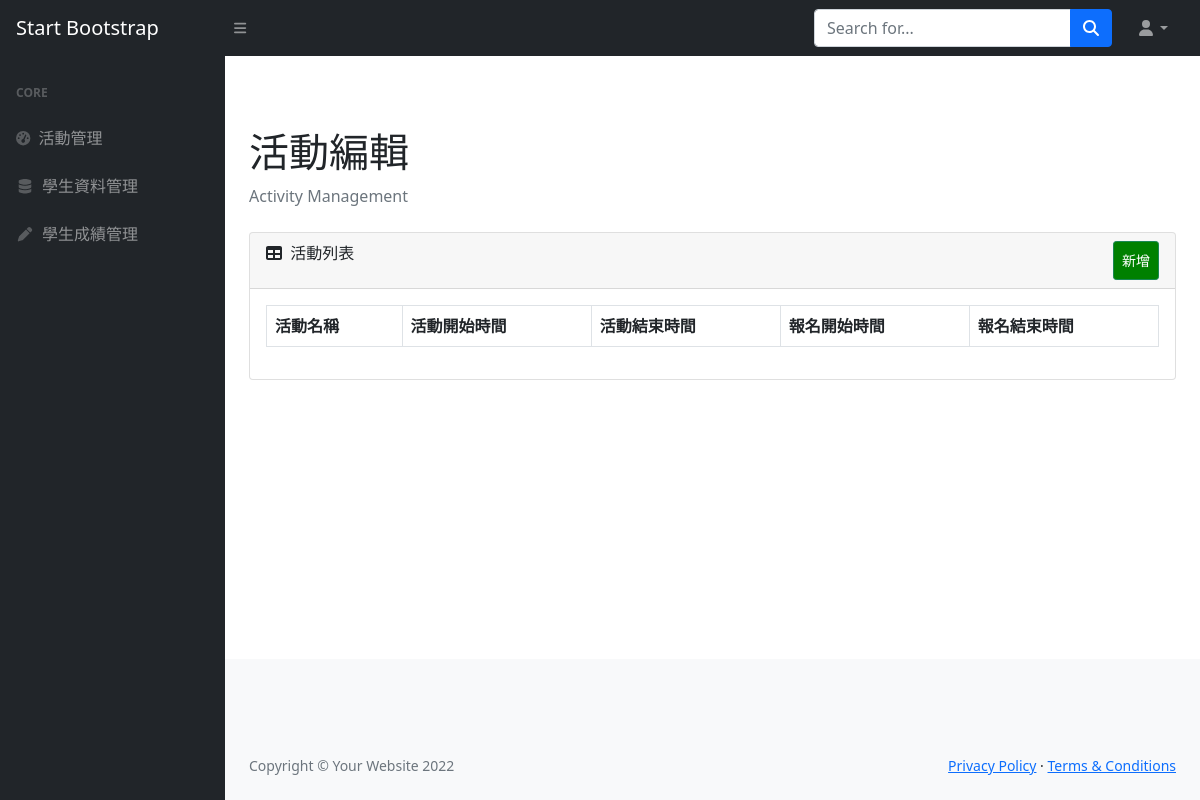
Before: /admin_panel/activity_list/ with the older database file.
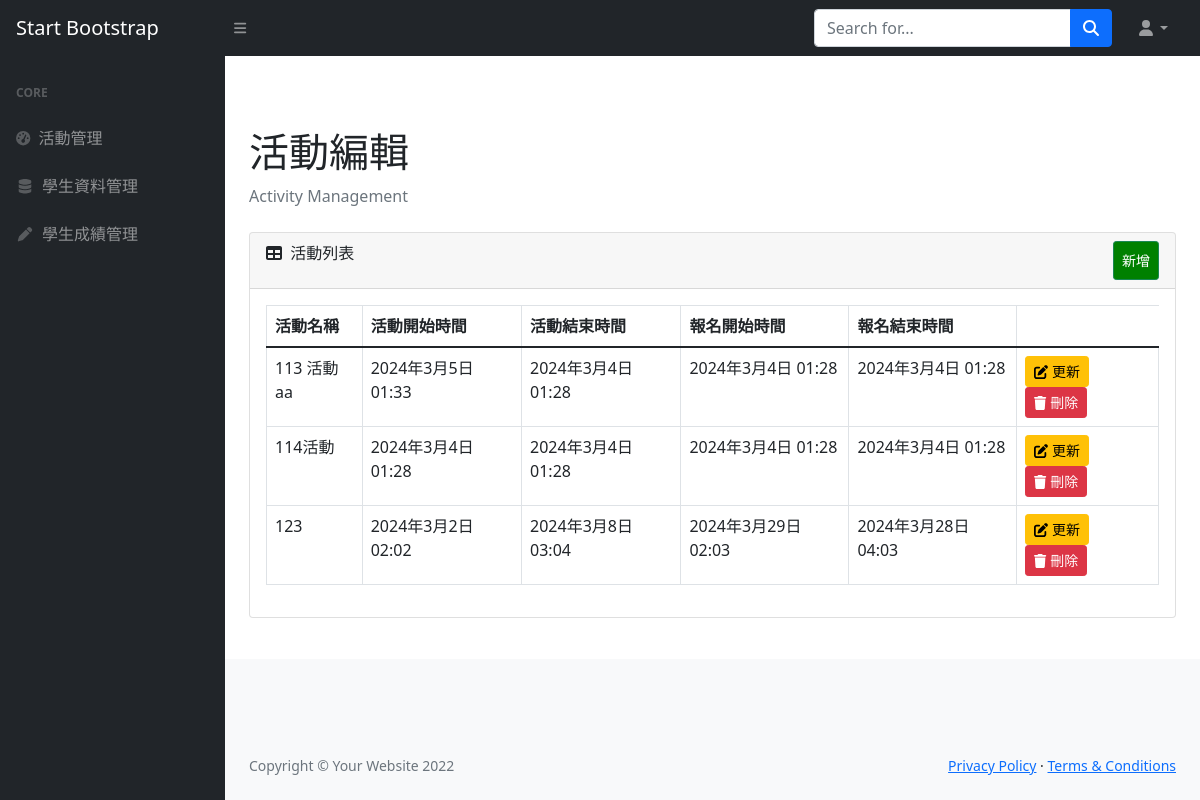
After: the same page with the newer database file.
### myapp/models.py (models this page shows)
class Activity(models.Model):
    name = models.CharField(max_length=100, blank=False, null=False, default="")
    score_label = models.ForeignKey(
        "ScoreLabel",
        on_delete=models.SET_NULL,
        blank=True,
        null=True,
        related_name="score_label",
    )
    activity_start_time = models.DateTimeField(blank=True, null=True)
    activity_end_time = models.DateTimeField(blank=True, null=True)
    sign_up_start_time = models.DateTimeField(blank=True, null=True)
    sign_up_end_time = models.DateTimeField(blank=True, null=True)
    score_open_time = models.DateTimeField(blank=True, null=True)

### admin_panel/views/activity_list.py (the view)
# urls.py: path("activity_list/", activity_list, name="activity_list"),
def activity_list(request):
    activities = Activity.objects.all()
    return render(request, 'activity_list.html', {'activities': activities})

### admin_panel/templates/activity_list.html (shortened to what this page needs)
{% extends 'layout/app_admin.html' %}
{% load static %}
{% block body %}
<div class="container-fluid px-4">
    <h1 class="mt-4">活動編輯</h1>
    <ol class="breadcrumb mb-4">
        <li class="breadcrumb-item active">Activity Management</li>
    </ol>
    <div class="card mb-4">
        <div class="card-header">
            <i class="fas fa-table me-1"></i>
            活動列表
            <a class="btn btn-sm btn-success" href="{% url 'activity_create' %}"
                style="padding: 8px; float: right; background-color: green; color: white;">新增</a>
        </div>
        <div class="card-body">
            <table class="table table-bordered" id="dataTable" width="100%" cellspacing="0">
                <thead>
                    <tr>
                        <th>活動名稱</th>
                        <th>活動開始時間</th>
                        <th>活動結束時間</th>
                        <th>報名開始時間</th>
                        <th>報名結束時間</th>
                    </tr>
                </thead>
                <tbody>
                    {% for activity in activities %}
                    <tr>
                        <td>{{ activity.name }}</td>
                        <td>{{ activity.activity_start_time }}</td>
                        <td>{{ activity.activity_end_time }}</td>
                        <td>{{ activity.sign_up_start_time }}</td>
                        <td>{{ activity.sign_up_end_time }}</td>
                        <td>
                            <a class="btn btn-sm btn-warning"
                                href="{% url 'activity_update' activity_id=activity.id %}"> <span
                                    class="fa fa-edit"></span> 更新</a>
                            <a class="btn btn-sm btn-danger"
                                href="{% url 'activity_delete' activity_id=activity.id %}"><span
                                    class="fa fa-trash"></span> 刪除</a>
                        </td>
                    </tr>
                    {% endfor %}
                </tbody>
            </table>
        </div>
    </div>
</div>
{% endblock %}

Changed rows visible on the page:
added Activity: name "113 活動aa", activity_start_time "2024年3月5日 01:33", activity_end_time "2024年3月4日 01:28", sign_up_start_time "2024年3月4日 01:28", sign_up_end_time "2024年3月4日 01:28"
added Activity: name "114活動", activity_start_time "2024年3月4日 01:28", activity_end_time "2024年3月4日 01:28", sign_up_start_time "2024年3月4日 01:28", sign_up_end_time "2024年3月4日 01:28"
added Activity: name "123", activity_start_time "2024年3月2日 02:02", activity_end_time "2024年3月8日 03:04", sign_up_start_time "2024年3月29日 02:03", sign_up_end_time "2024年3月28日 04:03"
